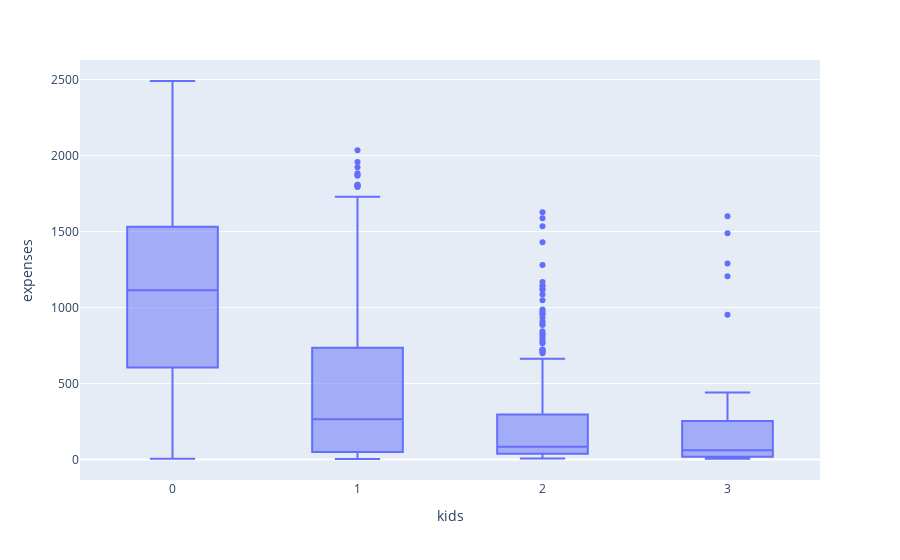

Notebook cell for this chart:
### Markdown cell above
Although the numbers are very close, looking only at the average, we can say that singles have fewer children compared to the other groups.
However, as we can see in the boxplot and the median, the numbers are very close to each other.
We would need a hypothesis test to confirm any differences.

### Code cell
fig = px.box(df, x='kids', y='expenses')
fig.write_image('box_plot.png')
img = fig.to_image(format='png')
Image(img)
fig

### Figure 1 — Plotly figure (JSON) as saved in the notebook; plotly's stock layout.template omitted (floating-point values rounded to 4 significant figures; data arrays with more than 128 entries replaced by an {"elided": "..."} marker saying what was removed)
{"data": [{"alignmentgroup": "True", "hovertemplate": "kids=%{x}<br>expenses=%{y}<extra></extra>", "legendgroup": "", "marker": {"color": "#636efa"}, "name": "", "notched": false, "offsetgroup": "", "orientation": "v", "showlegend": false, "type": "box", "x": {"elided": "2021 int values"}, "x0": " ", "xaxis": "x", "y": {"elided": "2021 int values"}, "y0": " ", "yaxis": "y"}], "layout": {"boxmode": "group", "legend": {"tracegroupgap": 0}, "margin": {"t": 60}, "xaxis": {"anchor": "y", "domain": [0, 1], "title": {"text": "kids"}}, "yaxis": {"anchor": "x", "domain": [0, 1], "title": {"text": "expenses"}}}}
